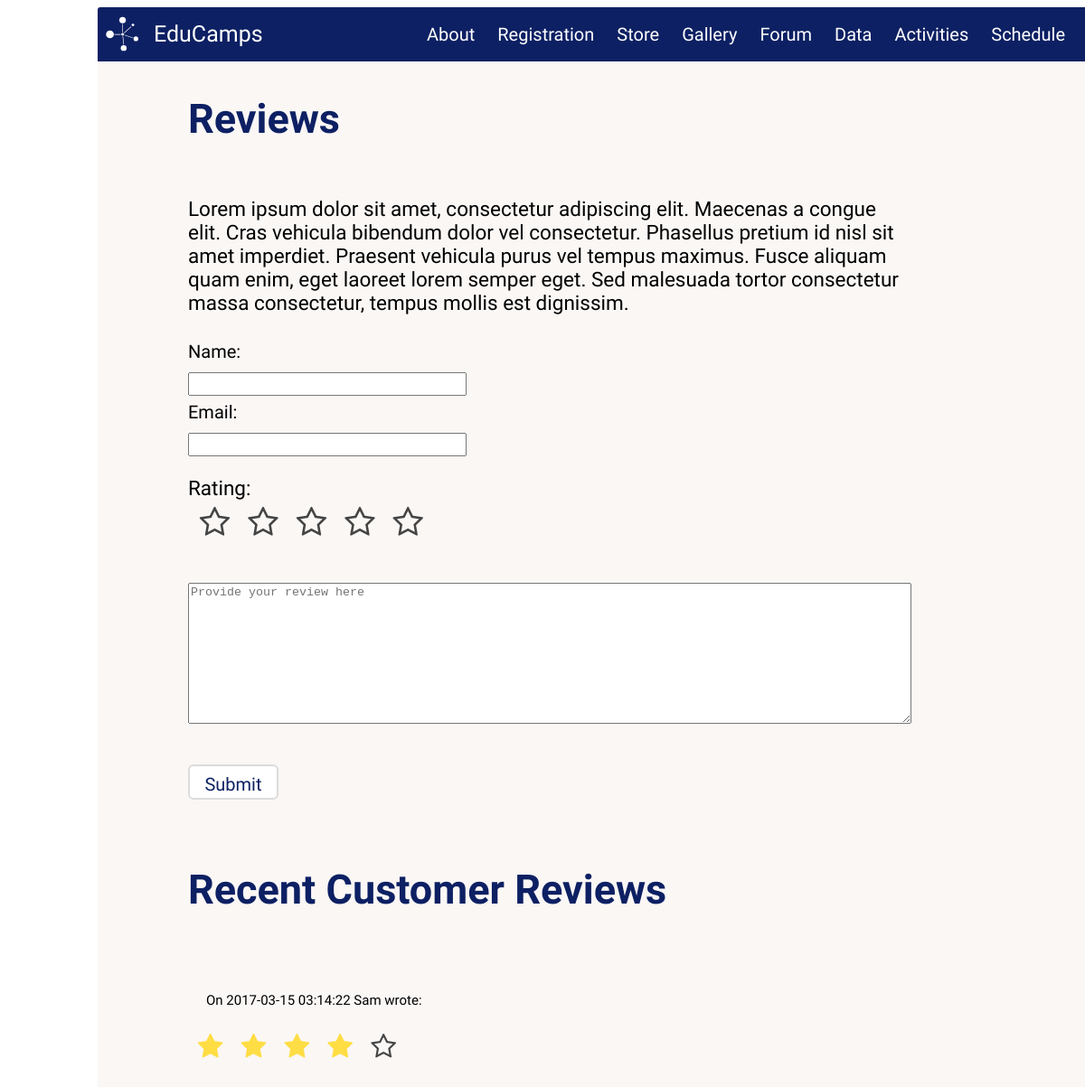
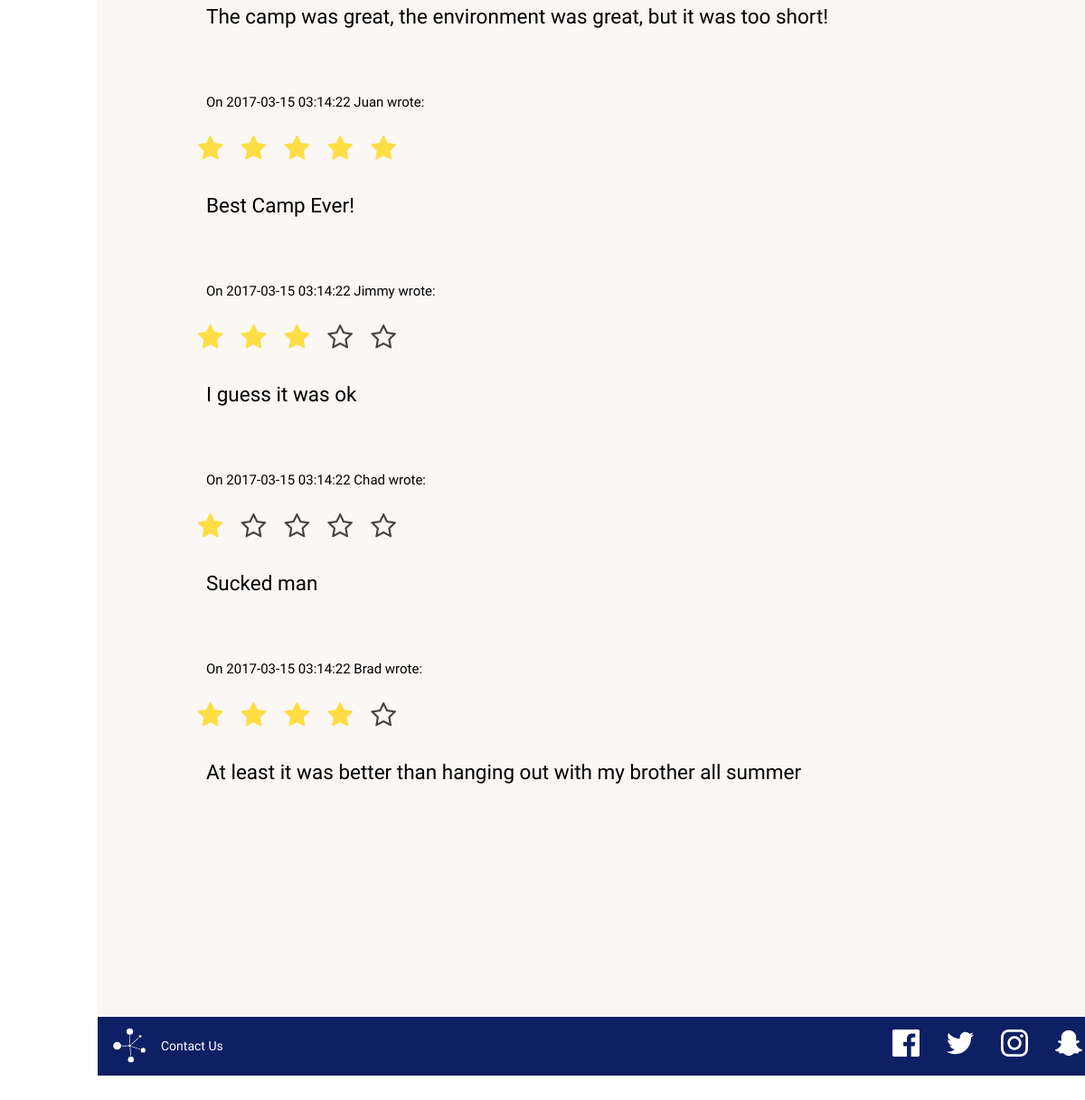
The page /forum/index.php on the database its author committed (2 pictures, top to bottom).
### tables this page shows
CREATE TABLE forum(
    post_id int AUTO_INCREMENT,
    name varchar(255),
    email varchar(255),
    stars int,
    post_date datetime DEFAULT NOW(),
    content text(65535),
    PRIMARY KEY (post_id)
);

### forum/index.php (the view, shortened to what this page needs)
<!DOCTYPE html>
<html>
    <head>
        <link href=../stylesheets/main.css media=screen rel=stylesheet type=text/css />
        <link rel="stylesheet" href="//netdna.bootstrapcdn.com/font-awesome/4.2.0/css/font-awesome.min.css">
    </head>
    <body>
        <div class=main_container>
            <div id=menubar>
                <a href="../">
                    <img id="logo" src="../icons/logo.svg" alt="EduCamps logo" /><label id="topname">EduCamps</label>
                </a>
                <table>
                    <tr>
                        <td><a href=../about>About</a></td>
                        <td><a href=../registration>Registration</a></td>
                        <td><a href=../store>Store</a></td>
                        <td><a href=../gallery>Gallery</a></td>
                        <td><a href=../forum>Forum</a></td>
                        <td><a href=../data>Data</a></td>
                        <td><a href=../activities>Activities</a></td>
                        <td><a href=../schedule>Schedule</a></td>
                    </tr>
                </table>
            </div>
            <div id="forum_main_content" class = "main_content">
            <h2> Reviews </h2>
            <p> Lorem ipsum dolor sit amet, consectetur adipiscing elit. Maecenas a congue elit. Cras vehicula bibendum dolor vel consectetur. Phasellus pretium id nisl sit amet imperdiet. Praesent vehicula purus vel tempus maximus. Fusce aliquam quam enim, eget laoreet lorem semper eget. Sed malesuada tortor consectetur massa consectetur, tempus mollis est dignissim.</p>
                <form action = "" method = "post" id = "forum_form">
                    <div class = "commenter_info">
                        <label> Name: <input type = "text" name = "name" id = "name"></label> <br/>
                        <label> Email: <input type = "text" name = "email" id = "email"></label>
                    </div>
                     <div class = "stars">
                        <p>Rating: </p>
                        <label class="star star-5" for="star-5"></label>
                        <label class="star star-4" for="star-4"></label>
                        <label class="star star-3" for="star-3"></label>
                        <label class="star star-2" for="star-2"></label>
                        <label class="star star-1" for="star-1"></label>
                     </div>
                    <textarea id = "content" name = "content" cols = 75% rows = 10 placeholder="Provide your review here"></textarea> <br/>
                    <input type=button id="forum_submit" value = "Submit" class="button2"/>
                </form>
            <br/>
            <h2> Recent Customer Reviews </h2>
            <br/>
            <div id = "forum_submit_content">
            <?php
            $connection = mysqli_connect("localhost", "fourthreefour", "americo", "educamps");
            $rvwquery = mysqli_query($connection, "SELECT name, stars, content, post_date, stars FROM forum ORDER BY post_date DESC LIMIT 10");
                while($review = mysqli_fetch_assoc($rvwquery)){
                    ?>
                      <p class = "reviewer_info"> On <?= $review['post_date'] ?> <?= $review['name'] ?> wrote: </p>
                    <div class = "stars">
                    <?php for($i = 5; $i >=1; $i--)
                    {
                        if($i > $review["stars"]){?>
                          <label class="star" ></label>
                      <?php  }
                      else if($i <= $review["stars"]){ ?>
                        <label class="star" for="star-<?=$i ?>"></label>
                    <?php  }
                    }?>
                      </div>
                      <p> <?=$review['content']?> </p>
                    <br/>
                    <?php
                      }
              ?>
            </div>
             </div>
						 <div id=footer>
                 <div id="left-footer">
                     <img id="logo" src="../icons/logo.svg" alt="EduCamps logo" />
                     <a href="../contact">Contact Us</a>
                 </div>
                 <table id="right-footer">
                     <tr>
                         <td>
                             <a href="https://www.facebook.com"><img src=../icons/facebook.svg alt="facebook icon"/></a>
                             <a href="https://www.twitter.com"><img src=../icons/twitter.svg alt="twitter icon"/></a>
                             <a href="https://www.instagram.com"><img src=../icons/instagram.svg alt="instagram icon"/></a>
                             <a href="https://www.snapchat.com"><img src=../icons/snapchat.svg alt="snapchat icon"/></a>
                             <br/>
                         </td>
                     </tr>
                 </table>
             </div>
        </div>
    </body>
</html>

### stylesheets/main.css (style rules this page uses)
body { font-family:'Josefin Sans', sans-serif }
a { text-decoration:none;color:#0d2063 }
.button2 { color:#0d2063;background-color:white;border-radius:6px;border:solid gainsboro 2px;font-family:'Josefin Sans', sans-serif;font-size:20px;padding:5px;padding-top:10px;margin:auto;width:auto }
.button2 { color:#0d2063;background-color:white;border-radius:6px;border:solid gainsboro 2px;font-family:'Josefin Sans', sans-serif;font-size:20px;padding:5px;padding-top:10px;margin-top:10px }
.commenter_info { line-height:30px;width:300px }
.commenter_info label { font-size:20px }
.commenter_info input { width:100% }
#forum_form { display:flex;flex-direction:column;justify-content:flex-start }
#forum_submit { margin:inherit;width:100px }
#forum_main_content { min-width:650px;max-width:800px;height:auto;margin-left:100px;display:flex;flex-direction:column;height:auto;padding-bottom:100px }
#forum_main_content p { font-size:.75em;text-align:left }
#forum_main_content input { line-height:20px }
#forum_main_content textarea { margin-top:0px }
#forum_main_content div.stars { width:270px;display:inline-block }
#forum_main_content .stars { width:100px;display:inline-block;float:right }
#forum_main_content .stars p { margin-bottom:-5px }
#forum_main_content label.star { float:right;padding:10px;font-size:36px;color:#444;transition:all .2s }
#forum_main_content input.star:checked ~ label.star:before { content:'\f005';color:#FD4;transition:all .25s }
#forum_main_content label.star:before { content:'\f006';font-family:FontAwesome }
#forum_main_content .button2 { color:#0d2063;background-color:white;border-radius:6px;border:solid gainsboro 2px;font-family:'Josefin Sans', sans-serif;font-size:20px;padding:5px;padding-top:10px;margin-top:10px }
#forum_submit_content { min-width:650px;max-width:800px;height:auto;margin-left:20px;display:flex;flex-direction:column;height:auto;padding-bottom:100px }
#forum_submit_content p { font-size:.75em;text-align:left }
#forum_submit_content div.stars { margin-left:-50px;width:270px;display:inline-block }
#forum_submit_content .stars { width:100px;display:inline-block;float:right }
#forum_submit_content label.star { float:right;padding:10px;font-size:30px;color:#444;transition:all .2s }
#forum_submit_content input.star:checked ~ label.star:before { content:'\f005';color:#FD4;transition:all .25s }
#forum_submit_content label.star:before { content:'\f006';font-family:FontAwesome }
#forum_submit_content .reviewer_info { font-size:15px }
td { font-size:20px }
h2 { color:#0d2063 }
body { padding-left:100px;padding-right:100px }
.main_container { min-width:1100px;max-width:1600px;margin:auto;background-color:#faf7f5;margin-bottom:100px }
#logo { float:left;height:40px;width:auto;margin-left:7px }
#menubar { width:100%;height:60px;background-color:#0d2063;color:#0d2063;font-size:20px;border-top-left-radius:3px;border-top-right-radius:3px;display:flex;justify-content:space-between;align-items:center }
#menubar table { float:right;display:flex;justify-content:flex-end;border-spacing:5px;margin-left:15px;margin-right:15px;vertical-align:center }
#menubar td { padding:10px;border-radius:3px;border-width:1.5px;border-spacing:20px;text-decoration-line:underline }
#menubar a { color:white;text-decoration:none;line-height:10px;margin-top:5px }
#menubar>a { margin-top:0px;height:100%;display:flex;flex-direction:row;justify-content:center;align-items:center }
#topname { padding-left:15px;font-size:1.25em;cursor:pointer }
#footer { width:100%;height:65px;background-color:#0d2063;color:#0d2063;position:relative;z-index:2;font-size:14px;display:flex;justify-content:space-between }
#footer #right-footer { display:flex;justify-content:flex-end;align-items:center;border-spacing:5px }
#footer #right-footer img { height:30px;width:auto;margin:5px;padding-top:0px;filter:invert(100%);padding-left:15px }
#footer #right-footer td { padding-top:0px;border-radius:3px;border-width:1.5px;border-spacing:20px;text-decoration-line:underline;vertical-align:center }
#footer #left-footer { display:flex;justify-content:center;align-items:center }
#footer #left-footer a { color:white;text-decoration:none;padding-top:0px;margin-left:10px }
#footer #left-footer img { height:40px;width:auto;margin:5px;padding-top:0px;padding-left:10px }
.main_content { background-color:#faf7f5;width:100%;height:auto;font-size:30px }

### rows shown on the page
forum: post_date "2017-03-15 03:14:22", name "Sam", stars 4 (drawn), content "The camp was great, the environment was great, but it was too short!"
forum: post_date "2017-03-15 03:14:22", name "Juan", stars 5 (drawn), content "Best Camp Ever!"
forum: post_date "2017-03-15 03:14:22", name "Jimmy", stars 3 (drawn), content "I guess it was ok"
forum: post_date "2017-03-15 03:14:22", name "Chad", stars 1 (drawn), content "Sucked man"
forum: post_date "2017-03-15 03:14:22", name "Brad", stars 4 (drawn), content "At least it was better than hanging out with my brother all summer"
